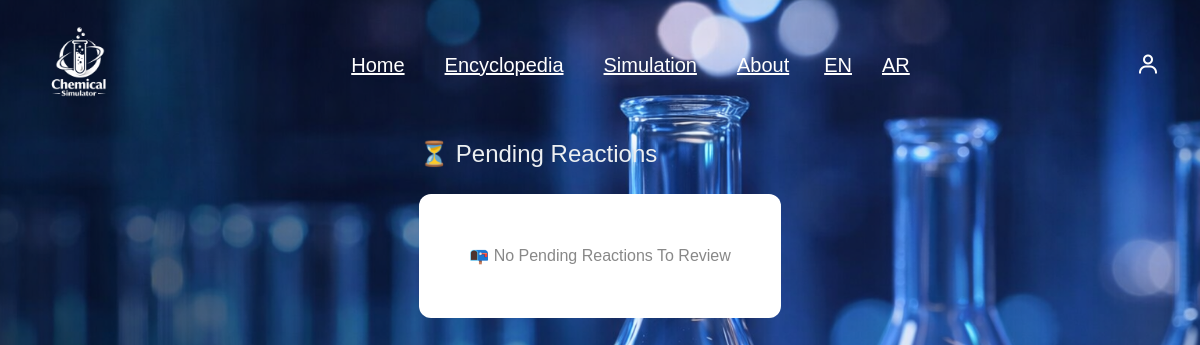
The page /admin/pending_reactions (signed in) on the database as committed earlier.
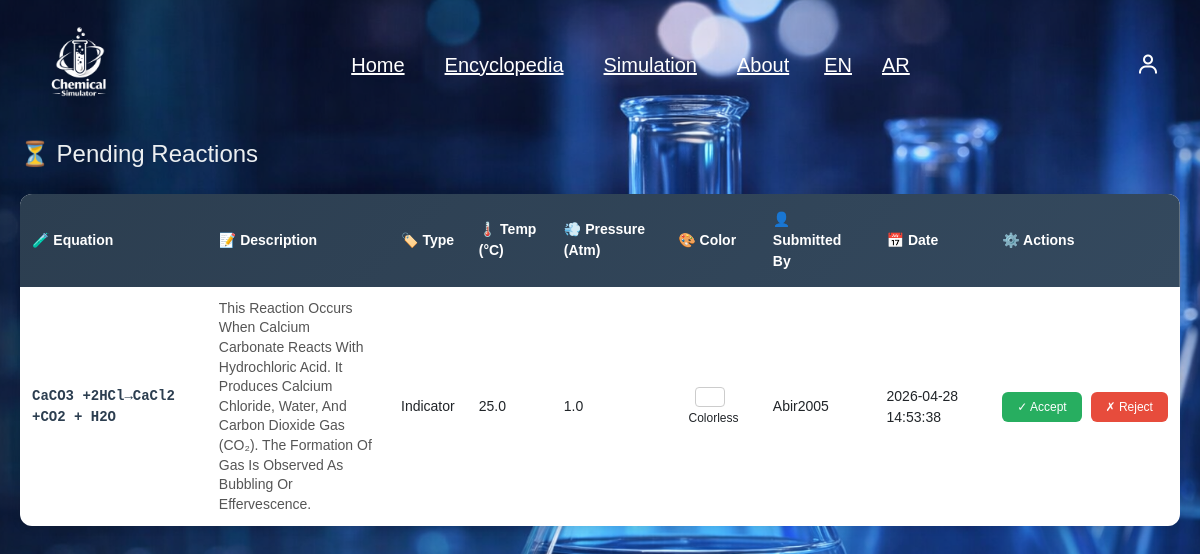
The same page on the database as committed later.
### tables this page shows
CREATE TABLE pending_reactions (
    id INTEGER PRIMARY KEY AUTOINCREMENT,
    user_id INTEGER NOT NULL,
    equation TEXT NOT NULL,
    description TEXT,
    status TEXT CHECK(status IN ('pending','accepted','rejected')) DEFAULT 'pending',
    created_at TEXT DEFAULT (datetime('now','localtime')), type TEXT, temperature REAL, pressure REAL, result_color TEXT,
    FOREIGN KEY (user_id) REFERENCES user(id)
);

CREATE TABLE user (
        id INTEGER PRIMARY KEY AUTOINCREMENT,
        username TEXT NOT NULL,
        email TEXT UNIQUE NOT NULL,
        password TEXT NOT NULL,
        role TEXT CHECK(role IN ('admin', 'user')) NOT NULL
    , avatar TEXT DEFAULT 'default.png');

### routes/reaction.py (the view)
@reaction.route('/admin/pending_reactions')
def pending_reactions():
    if 'user_id' not in session:
        return redirect(url_for('login.login'))
    conn = sqlite3.connect('database/chemical.db')
    c = conn.cursor()
    c.execute("""
        SELECT p.id, p.equation, p.description, p.type, p.temperature, p.pressure,
               p.created_at, u.username, p.result_color
        FROM pending_reactions p
        JOIN user u ON p.user_id = u.id
        WHERE p.status = 'pending'
        ORDER BY p.created_at DESC
    """)
    reactions = c.fetchall()
    conn.close()
    return render_template('reaction/pending_reactions.html', reactions=reactions)

### app.py (called while the page is built)
def get_locale():
    return session.get('lang', 'en')

@app.before_request
def set_language():
    lang = request.args.get('lang')
    if lang:
        session['lang'] = lang

@app.context_processor
def inject_globals():
    return dict(get_locale=get_locale)

@app.context_processor
def inject_notifications():
    conn = sqlite3.connect('database/chemical.db')
    c = conn.cursor()
    c.execute("SELECT COUNT(*) FROM pending_reactions WHERE status='pending'")
    count = c.fetchone()[0]
    conn.close()
    return dict(pending_count=count)

### templates/reaction/pending_reactions.html (shortened to what this page needs)
{% extends "base.html" %}
{% block head %}
<link rel="stylesheet" href="{{ url_for('static', filename='css/reaction.css') }}">
{% endblock %}
{% block content %}
<div class="pending-container">
    <h2>⏳{{ _(' Pending Reactions') }}</h2>
    {% if reactions %}
    <div class="table-responsive">
        <table class="pending-table">
            <thead>
                <tr>
                    <th>🧪{{ _(' Equation') }}</th>
                    <th>📝{{ _(' Description') }}</th>
                    <th>🏷️{{ _(' Type') }}</th>
                    <th>🌡️{{ _(' Temp (°C)') }}</th>
                    <th>💨{{ _(' Pressure (atm)') }}</th>
                    <th>🎨{{ _(' Color') }}</th>
                    <th>👤{{ _(' Submitted by') }}</th>
                    <th>📅{{ _(' Date') }}</th>
                    <th>⚙️{{ _(' Actions') }}</th>
                </tr>
            </thead>
            <tbody>
                {% for reaction in reactions %}
                <tr data-color="{{ reaction[8] or '#ffffff' }}">
                    <td class="equation-cell">{{ reaction[1] }}</td>
                    <td class="description-cell"> {{ reaction[2] or _('No description') }}</td>
                    <td>{{ reaction[3] or _('N/A') }}</td>
                    <td>{{ reaction[4] or _('N/A') }}</td>
                    <td>{{ reaction[5] or _('N/A') }}</td>
                    <td class="color-cell">
                        <div class="color-preview" id="color-{{ loop.index }}"></div>
                        <span class="color-value">{{ reaction[8] or _('Not set') }}</span>
                    </td>
                    <td>{{ reaction[7] }}</td>
                    <td>{{ reaction[6] }}</td>
                    <td class="actions-cell">
                        <a href="{{ url_for('reaction.accept', id=reaction[0]) }}" class="btn-accept">✓{{ _(' Accept') }}</a>
                        <a href="{{ url_for('reaction.reject', id=reaction[0]) }}" class="btn-reject">✗{{ _(' Reject') }}</a>
                    </td>
                </tr>
                {% endfor %}
            </tbody>
        </table>
    </div>
    {% else %}
        <div class="empty-message">📭{{ _(' No pending reactions to review') }}</div>
    {% endif %}
</div>
{% endblock %}

Rows that differ between the two databases and show on the page:
added pending_reactions: equation "CaCO3 +2HCl→CaCl2 +CO2 + H2O", description "This Reaction Occurs When Calcium Carbonate Reacts With Hydrochloric Acid. It Produces Calcium Chloride, Water, And Carbon Dioxide Gas (CO₂). The Formation Of Gas Is Observed As Bubbling Or Effervescence.", type "Indicator", temperature "25.0", pressure "1.0", result_color "Colorless", username "Abir2005", created_at "2026-04-28 14:53:38"
Other text that changed with them:
text no longer shown: "📭 No Pending Reactions To Review"
text now shown: "🧪 Equation 📝 Description 🏷️ Type 🌡️ Temp (°C) 💨 Pressure (Atm) 🎨 Color 👤 Submitted By 📅 Date ⚙️ Actions"
